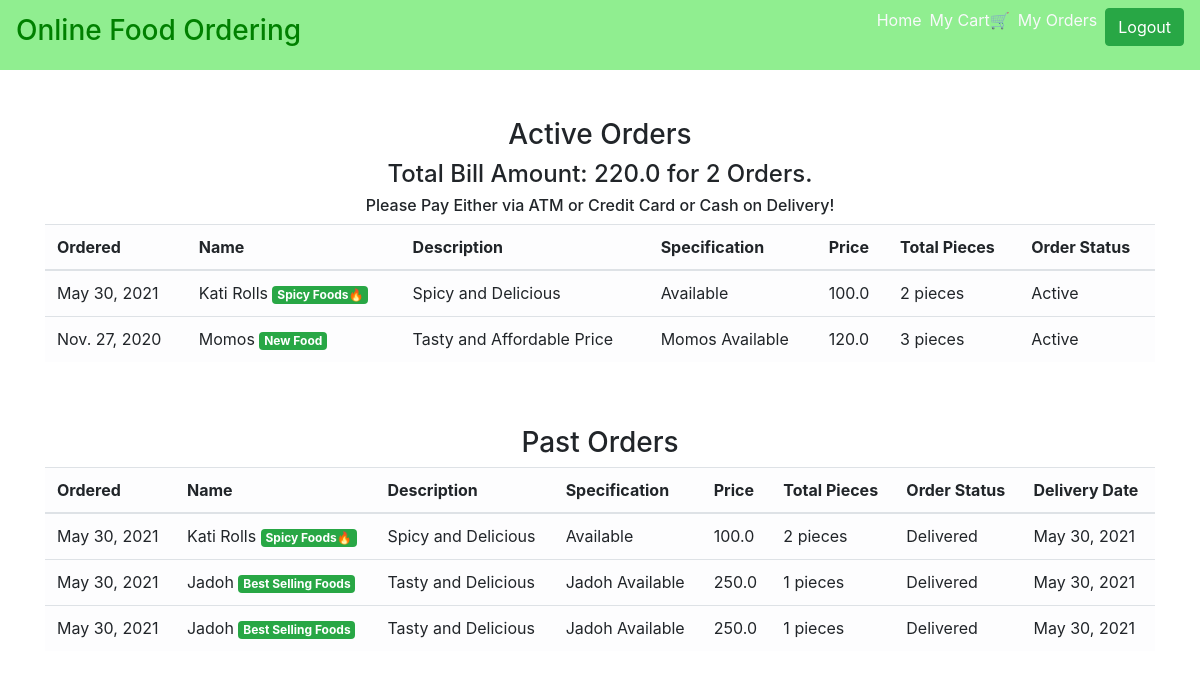
/order_details/ (signed in), run on the app's committed database.
### main/models.py (models this page shows, shortened)
class CartItems(models.Model):
    ORDER_STATUS = (
        ('Active', 'Active'),
        ('Delivered', 'Delivered')
    )
    user = models.ForeignKey(User, on_delete=models.CASCADE)
    item = models.ForeignKey(Item, on_delete=models.CASCADE)
    ordered = models.BooleanField(default=False)
    quantity = models.IntegerField(default=1)
    ordered_date = models.DateField(default=timezone.now)
    status = models.CharField(max_length=20, choices=ORDER_STATUS, default='Active')
    delivery_date = models.DateField(default=timezone.now)
    class Meta:
        verbose_name = 'Cart Item'
        verbose_name_plural = 'Cart Items'

class Item(models.Model):
    LABELS = (
        ('Best Selling Foods', 'Best Selling Foods'),
        ('New Food', 'New Food'),
        ('Spicy Foods🔥', 'Spicy Foods🔥'),
    )
    LABEL_COLOUR = (
        ('danger', 'danger'),
        ('success', 'success'),
        ('primary', 'primary'),
        ('info', 'info'),
        ('warning', 'warning'),
    )
    title = models.CharField(max_length=150)
    description = models.CharField(max_length=250,blank=True)
    price = models.FloatField()
    pieces = models.IntegerField(default=6)
    instructions = models.CharField(max_length=250,default="Available")
    image = models.ImageField(default='default.png', upload_to='images/')
    labels = models.CharField(max_length=25, choices=LABELS, blank=True)
    label_colour = models.CharField(max_length=15, choices=LABEL_COLOUR, blank=True)
    slug = models.SlugField(default="foods")
    created_by = models.ForeignKey(User, on_delete=models.CASCADE)

### main/views.py (the view)
# urls.py: path('order_details/', views.order_details, name='order_details'),
@login_required
def order_details(request):
    items = CartItems.objects.filter(user=request.user, ordered=True,status="Active").order_by('-ordered_date')
    cart_items = CartItems.objects.filter(user=request.user, ordered=True,status="Delivered").order_by('-ordered_date')
    bill = items.aggregate(Sum('item__price'))
    number = items.aggregate(Sum('quantity'))
    pieces = items.aggregate(Sum('item__pieces'))
    total = bill.get("item__price__sum")
    count = number.get("quantity__sum")
    total_pieces = pieces.get("item__pieces__sum")
    context = {
        'items':items,
        'cart_items':cart_items,
        'total': total,
        'count': count,
        'total_pieces': total_pieces
    }
    return render(request, 'main/order_details.html', context)

### main/templatetags/get_group.py (called while the page is built)
@register.filter(name='has_group')
def has_group(user, group_name):
    return user.groups.filter(name=group_name).exists()

### main/templates/main/order_details.html
{% extends "main/layout.html" %}
{% block content %}
<div class="cart">
    <div class="container">
        <div class="row">
            <div class="col-sm-12 mt-5">
                <h3 class="text-center">Active Orders</h3>
                {% if items %}
                <h4 class="text-center">Total Bill Amount: {{total}} for {{ count }} Orders.</h4>
                <h6 class="text-center">Please Pay Either via ATM or Credit Card or Cash on Delivery!</h6>
                <div class="table-responsive">
                    <table class="table table-light">
                        <thead>
                        <tr>
                            <th scope="col">Ordered</th>
                            <th scope="col">Name</th>
                            <th scope="col">Description</th>
                            <th scope="col">Specification</th>
                            <th scope="col">Price</th>
                            <th scope="col">Total Pieces</th>
                            <th scope="col">Order Status</th>
                        </tr>
                        </thead>
                        <tbody>
                            {% for item_active in items %}
                        <tr>
                            <td>{{ item_active.ordered_date }}</td>
                            <td>{{ item_active.item.title }} <span class="badge badge-{{ item_active.item.label_colour }}">{{ item_active.item.labels }}</span></td>
                            <td>{{ item_active.item.description }}</td>
                            <td>{{ item_active.item.instructions }}</td>
                            <td>{{ item_active.item.price }}</td>
                            <td>{{ item_active.item.pieces }} pieces</td>
                            <td>{{ item_active.status }}</td>
                        </tr>
                            {% endfor %}
                        </tbody>
                    </table>
                </div>
                {% else %}
                <h4 class="text-center">Sorry, you have not ordered any item yet!!!</h4>
                {% endif %}
            </div>
        </div>
        <div class="row">
            <div class="col-sm-12 mt-5">
                <h3 class="text-center">Past Orders</h3>
                {% if cart_items %}
                <div class="table-responsive">
                    <table class="table table-light">
                        <thead>
                        <tr>
                            <th scope="col">Ordered</th>
                            <th scope="col">Name</th>
                            <th scope="col">Description</th>
                            <th scope="col">Specification</th>
                            <th scope="col">Price</th>
                            <th scope="col">Total Pieces</th>
                            <th scope="col">Order Status</th>
                            <th scope="col">Delivery Date</th>
                        </tr>
                        </thead>
                        <tbody>
                            {% for cart in cart_items %}
                        <tr>
                            <td>{{ cart.ordered_date }}</td>
                            <td>{{ cart.item.title }} <span class="badge badge-{{ cart.item.label_colour }}">{{ cart.item.labels }}</span></td>
                            <td>{{ cart.item.description }}</td>
                            <td>{{ cart.item.instructions }}</td>
                            <td>{{ cart.item.price }}</td>
                            <td>{{ cart.item.pieces }} pieces</td>
                            <td>{{ cart.status }}</td>
                            <td>{{ cart.delivery_date }}</td>
                        </tr>
                            {% endfor %}
                        </tbody>
                    </table>
                </div>
                {% else %}
                <h4 class="text-center">Sorry, you have not ordered any item yet!!!</h4>
                {% endif %}
            </div>
        </div>
    </div>
</div>
{% endblock content %}

### main/templates/main/layout.html (shortened to what this page needs)
{% load get_group %}
{% load static %}
<html lang="en" xmlns:background-image="http://www.w3.org/1999/xhtml">
<head>
    <link rel="stylesheet" href="https://maxcdn.bootstrapcdn.com/bootstrap/4.0.0/css/bootstrap.min.css">
    <link rel="stylesheet" type="text/css" href="{% static 'main/styles.css' %}">
</head>
<body >
    <nav class="navbar navbar-expand-lg navbar-dark navbar-custom">
        <a class="navbar-brand" href="/"><h3>Online Food Ordering</h3></a>
        <div class="collapse navbar-collapse" id="navbarNav">
            <ul class="navbar-nav ml-auto">
                    <li><a href="{% url 'main:Hotels' %}" class="mr-2 text-light">Home</a></li>
                {% if user.is_authenticated %}
                    {% if request.user|has_group:"admin_owner" %}
                        <li><a href="{% url 'main:admin_dashboard' %}" class="mr-2 text-light">DashBoard</a></li>
                        <li>
                            <form class="logout-link" action="{% url 'accounts:logout' %}" method="post">
                                {% csrf_token %}
                                <button type="submit" class="mr-2">Logout</button>
                            </form>
                        </li>
                    {% else %}
                        <li><a href="{% url 'main:cart' %}" class="mr-2 text-light">My Cart🛒</a></li>
                        <li><a href="{% url 'main:order_details' %}" class="mr-2 text-light">My Orders</a></li>
                        <li>
                            <form class="logout-link" action="{% url 'accounts:logout' %}" method="post">
                                <button type="submit" class="btn btn-success">Logout</button>
                            </form>
                        </li>
                    {% endif %}
                {% else %}
                    <li><a href="{% url 'accounts:login' %}" class="mr-2 text-light">Login</a></li>
                    <li><a href="{% url 'accounts:signup' %}" class="mr-2 text-light">SignUp</a></li>
                {% endif %}
            </ul>
        </div>
    </nav>
    <main role="main">
        {% block content %}{% endblock %}
    </main>

### main/templates/main/layout.html (style rules this page uses)
.navbar-custom { background-color: lightgreen; }
.navbar-custom .navbar-brand, .navbar-custom .navbar-text { color: green; }

### data on the page
CartItems: ordered_date "May 30, 2021", item "Kati Rolls", item.labels "Spicy Foods🔥", item.description "Spicy and Delicious", item.instructions "Available", item.price "100.0", item.pieces "2", status "Active"
CartItems: ordered_date "Nov. 27, 2020", item "Momos", item.labels "New Food", item.description "Tasty and Affordable Price", item.instructions "Momos Available", item.price "120.0", item.pieces "3", status "Active"
CartItems: ordered_date "May 30, 2021", item "Kati Rolls", item.labels "Spicy Foods🔥", item.description "Spicy and Delicious", item.instructions "Available", item.price "100.0", item.pieces "2", status "Delivered", delivery_date "May 30, 2021"
CartItems: ordered_date "May 30, 2021", item "Jadoh", item.labels "Best Selling Foods", item.description "Tasty and Delicious", item.instructions "Jadoh Available", item.price "250.0", item.pieces "1", status "Delivered", delivery_date "May 30, 2021"
CartItems: ordered_date "May 30, 2021", item "Jadoh", item.labels "Best Selling Foods", item.description "Tasty and Delicious", item.instructions "Jadoh Available", item.price "250.0", item.pieces "1", status "Delivered", delivery_date "May 30, 2021"

### other printed values
{{ total }} "220.0"
{{ count }} "2"
